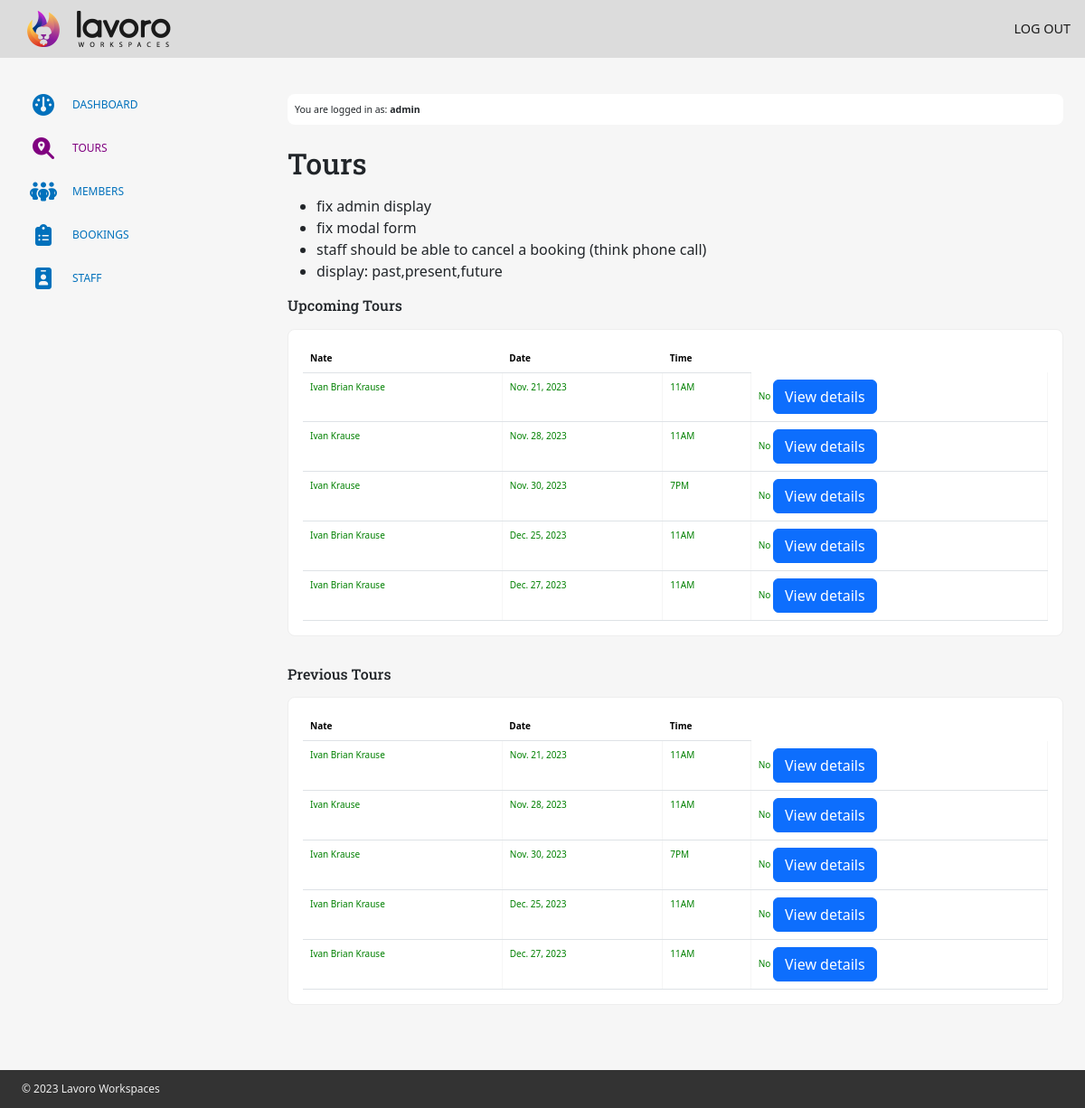
The page /dashboard/tours/ (signed in) on the database as committed earlier.
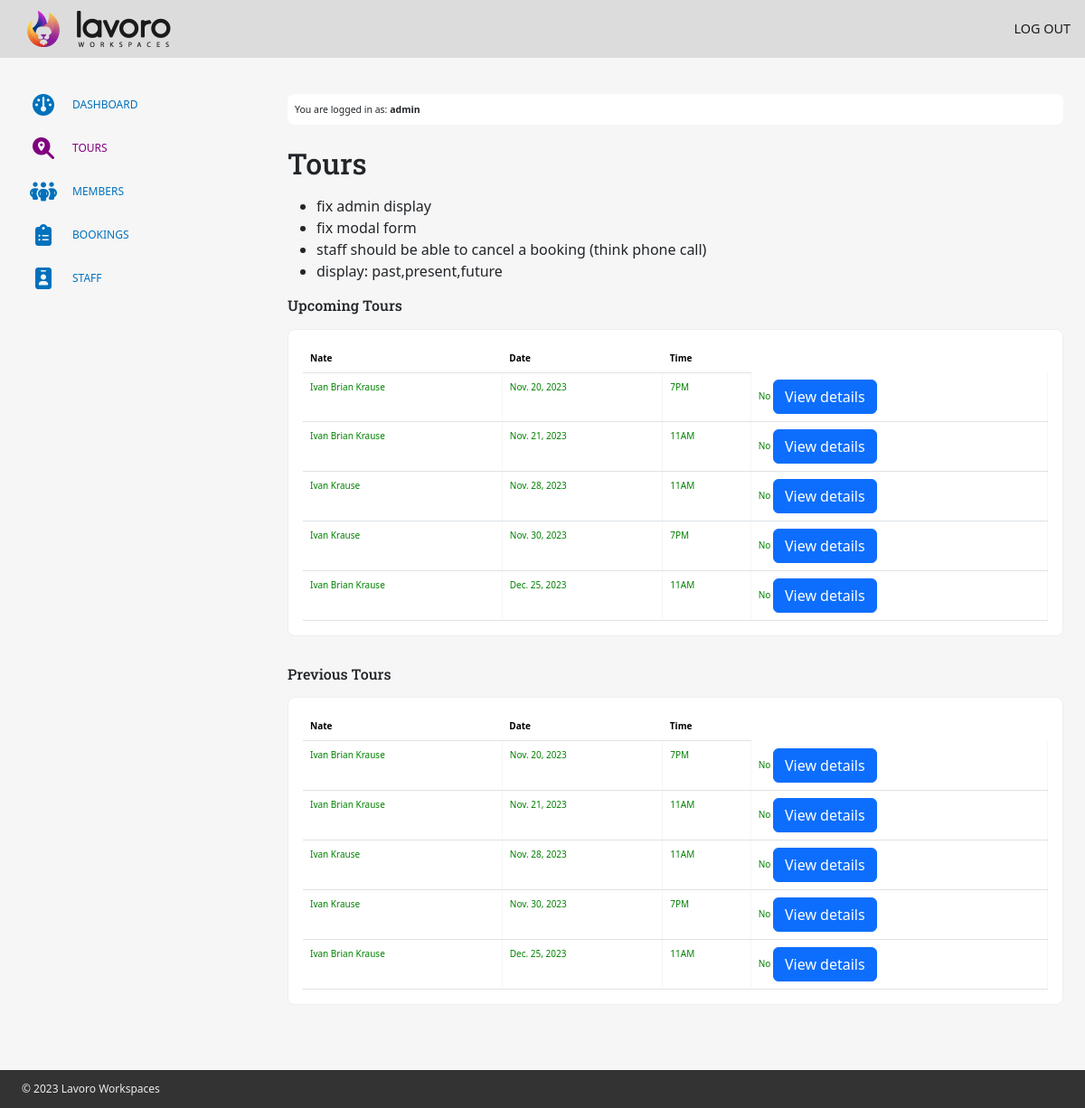
The same page on the database as committed later.
### booking/models.py (models this page shows)
class Demonstration(models.Model):
    phone_regex = RegexValidator(
        regex=r'^\+?1?\d{9,15}$',
        message="Phone number must be entered in the format: '+999999999'. Up to 15 digits allowed."
    )
    SLOTS = (
        ("11AM", "11AM"),
        ("2PM", "2PM"),
        ("7PM", "7PM"),
    )
    demo_guest = models.CharField(max_length=255, default="")
    demo_email = models.EmailField(max_length=255, default="")
    demo_phone = models.CharField(validators=[phone_regex], max_length=17, blank=True)
    demo_date = models.DateField()
    demo_time = models.CharField(max_length=4, choices=SLOTS, default="11AM")
    created = models.DateTimeField(default=datetime.now)

### dashboard/views.py (the view)
# urls.py: path('tours/', views.tours, name='tours'),
@login_required
def tours(request):
    tour_data = Demonstration.objects.all().order_by('demo_date')
    return render(request, 'tours.html', {'tour_data': tour_data})

### dashboard/templates/tours.html (shortened to what this page needs)
{% extends 'base_dashboard.html' %}
{% block dashboard_content %}
    <h2>Tours</h2>
    <ul>
        <li>fix admin display</li>
        <li>fix modal form</li>
        <li>staff should be able to cancel a booking (think phone call)</li>
        <li>display: past,present,future</li>
    </ul>
    <h6>Upcoming Tours</h6>
    <div class="content">
        <table class="table">
            <thead>
            <tr>
                <th scope="col">Nate</th>
                <th scope="col">Date</th>
                <th scope="col">Time</th>
            </tr>
            </thead>
            <tbody>
                {% for item in tour_data %}
                    <tr class="{% if item.cancel %}red{% else%}green{% endif%}">
                        <td>{{ item.demo_guest }}</td>
                        <td>{{ item.demo_date }}</td>
                        <td>{{ item.demo_time }}</td>
                        <td>
                            {% if item.cancel %}<span style="color:red">Yes</span>{% else%}<span style="color:green">No</span>{% endif%}
                            <button type="button" class="btn btn-primary" data-bs-toggle="modal" data-bs-target="#exampleModal">
                                View details
                            </button>
                        </td>
                    </tr>
                {% endfor %}
            </tbody>
        </table>
    </div>
    <h6>Previous Tours</h6>
    <div class="content">
        <table class="table">
            <thead>
            <tr>
                <th scope="col">Nate</th>
                <th scope="col">Date</th>
                <th scope="col">Time</th>
            </tr>
            </thead>
            <tbody>
                {% for item in tour_data %}
                    <tr class="{% if item.cancel %}red{% else%}green{% endif%}">
                        <td>{{ item.demo_guest }}</td>
                        <td>{{ item.demo_date }}</td>
                        <td>{{ item.demo_time }}</td>
                        <td>
                            {% if item.cancel %}<span style="color:red">Yes</span>{% else%}<span style="color:green">No</span>{% endif%}
                            <button type="button" class="btn btn-primary" data-bs-toggle="modal" data-bs-target="#exampleModal">
                                View details
                            </button>
                        </td>
                    </tr>
                {% endfor %}
            </tbody>
        </table>
    </div>
{% endblock %}

Rows that differ between the two databases and show on the page:
changed Demonstration: demo_date "Dec. 27, 2023" → "Nov. 20, 2023"; demo_time "11AM" → "7PM"; moves up the list
